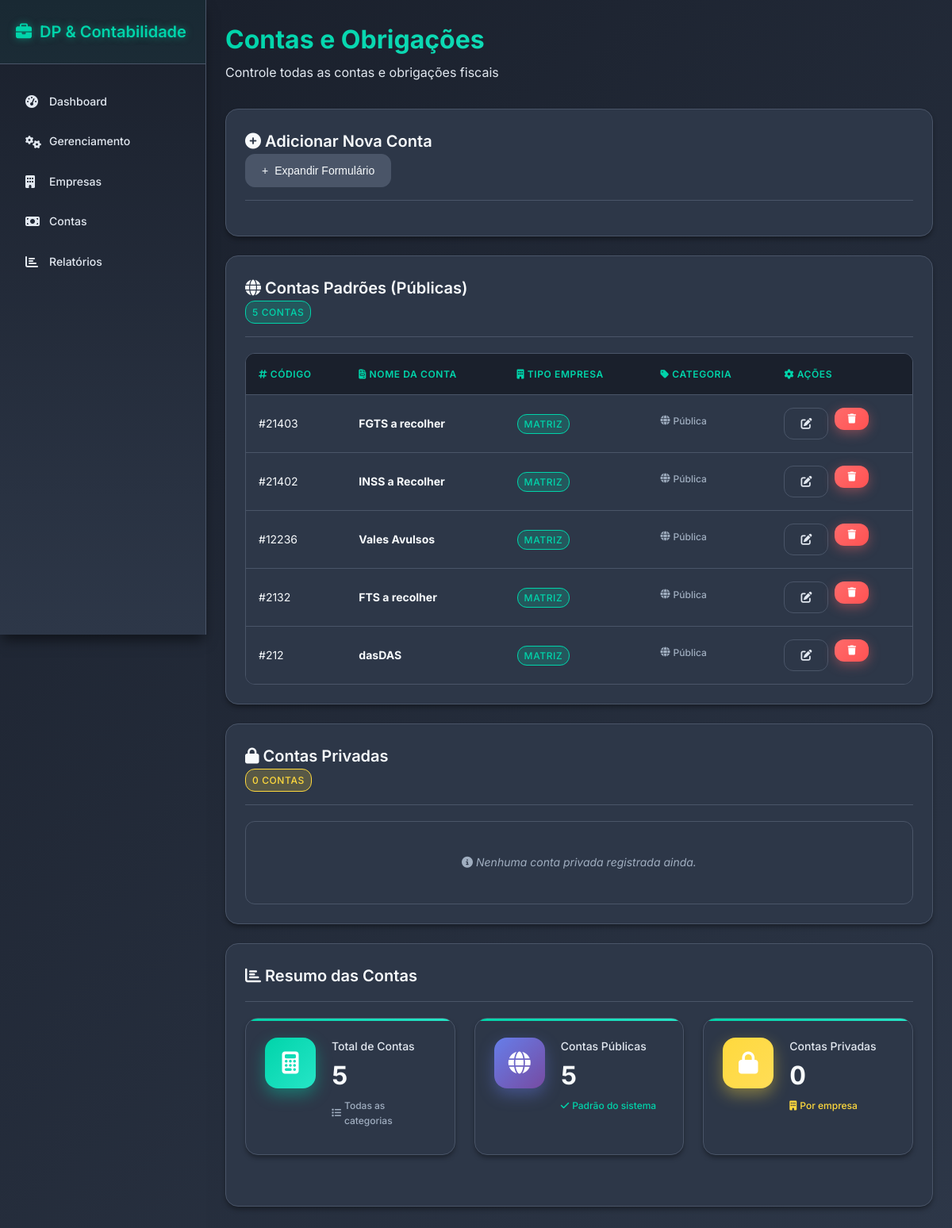
The page /contas on the database as committed earlier.
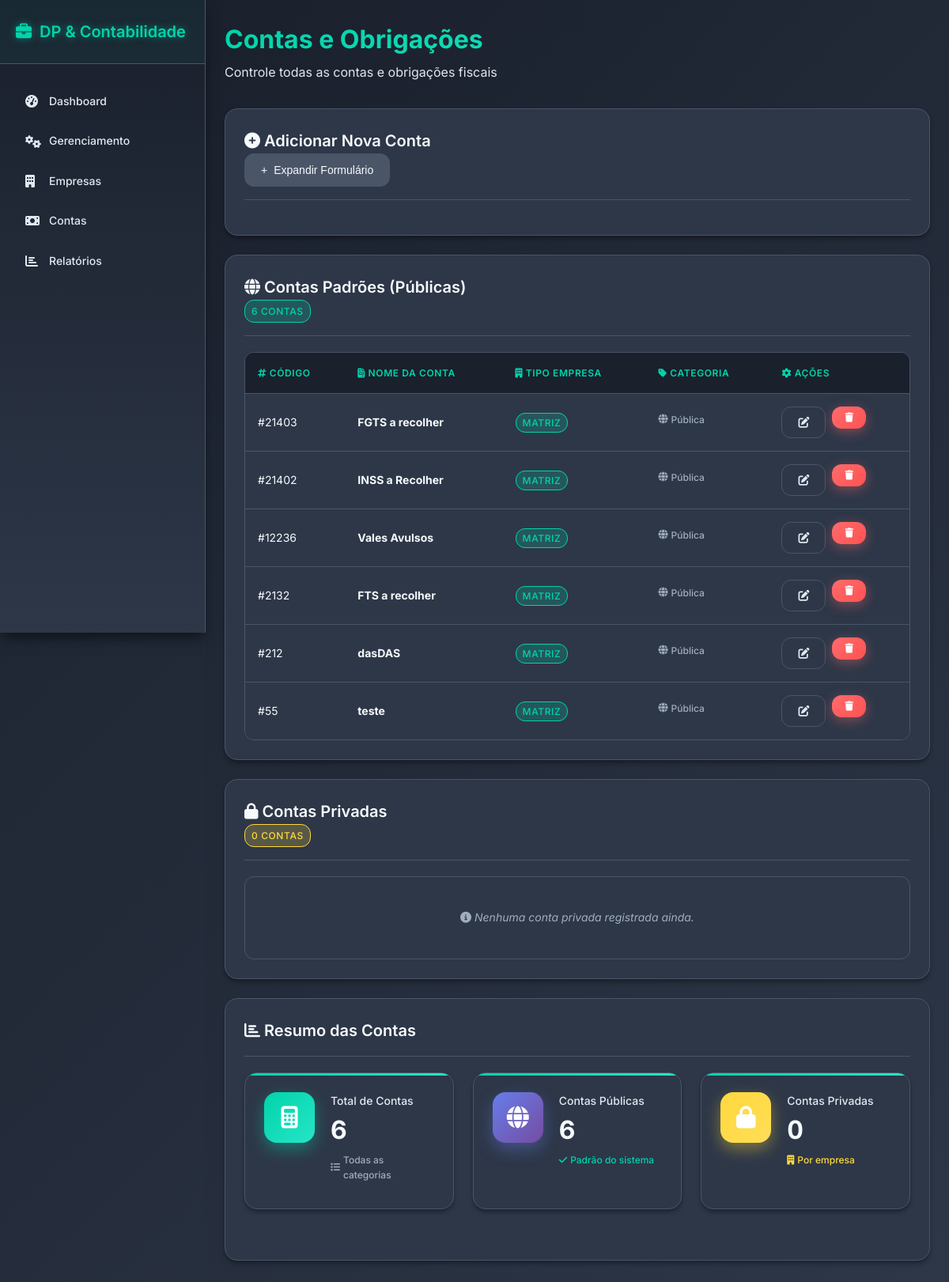
The same page on the database as committed later.
### tables this page shows
CREATE TABLE contas_modelos (
    id INTEGER PRIMARY KEY AUTOINCREMENT ,
    conta_nome VARCHAR(60) DEFAULT "RANDOM" UNIQUE,
    conta_codigo VARCHAR(10) NOT NULL UNIQUE,
    conta_tipo VARCHAR(15) DEFAULT "MATRIZ"
    );

### routes/contas.py (the view)
@contas_bp.route("/contas", methods=["GET"])
def return_page():
    contas, contas_privadas = Contas.retornar_contas()
    return render_template("contas.html", contas=contas, contas_privadas=contas_privadas)

### utils/db_comands.py (called while the page is built)
def execute_command(command, value=None):
    conn = sqlite3.connect(CAMINHO_DB)
    conn.row_factory = sqlite3.Row
    cursor = conn.cursor()
    if value is None:
        cursor.execute(command)
    else:
        cursor.execute(command, value)
    conn.commit()
    if command.strip().upper().startswith("SELECT"):
        rows = cursor.fetchall()
        return [dict(row) for row in rows]
    else:
        return cursor.lastrowid

### utils/func_contas.py (called while the page is built)
    @staticmethod
    def retornar_contas():
        contas = execute_command("SELECT * FROM contas_modelos")
        contas_privadas = execute_command("SELECT * FROM contas_privadas")
        return contas, contas_privadas

### templates/contas.html (shortened to what this page needs)
{% extends "base.html" %}
{% block content %}
<section id="contas" class="tab-content active">
  <div class="page-header">
    <h1>Contas e Obrigações</h1>
    <p>Controle todas as contas e obrigações fiscais</p>
  </div>
  <div class="content-card">
    <div class="card-header">
      <h3><i class="fas fa-plus-circle"></i> Adicionar Nova Conta</h3>
      <div class="card-actions">
        <button type="button" class="btn btn-secondary" onclick="toggleForm('contaFormContainer')">
          <span id="toggle-icon-contaFormContainer">+</span> Expandir Formulário
        </button>
      </div>
    </div>
  </div>
  <div class="content-card">
    <div class="card-header">
      <h3><i class="fas fa-globe"></i> Contas Padrões (Públicas)</h3>
      <div class="card-actions">
        <span class="status-badge status-active">{{ contas|length if contas else 0 }} contas</span>
      </div>
    </div>
    <div class="table-container">
      {% if contas %}
      <table class="data-table">
        <thead>
          <tr>
            <th><i class="fas fa-hashtag"></i> Código</th>
            <th><i class="fas fa-file-invoice"></i> Nome da Conta</th>
            <th><i class="fas fa-building"></i> Tipo Empresa</th>
            <th><i class="fas fa-tag"></i> Categoria</th>
            <th><i class="fas fa-cog"></i> Ações</th>
          </tr>
        </thead>
        <tbody>
          {% for conta in contas %}
          <tr>
            <td>#{{ conta.conta_codigo }}</td>
            <td><strong>{{ conta.conta_nome }}</strong></td>
            <td>
              <span class="status-badge {% if conta.conta_tipo == 'Matriz' %}status-active{% else %}status-pending{% endif %}">
                {{ conta.conta_tipo }}
              </span>
            </td>
            <td><span class="metric-change neutral"><i class="fas fa-globe"></i> Pública</span></td>
            <td>
              <div class="card-actions">
                <form action="{{ url_for('contas.criar_conta') }}" method="post" style="display:inline;">
                  <button type="submit" class="btn btn-outline"><i class="fas fa-edit"></i></button>
                </form>
                <form action="{{ url_for('contas.criar_conta') }}" method="post" style="display:inline;" onsubmit="return confirm('Tem certeza que deseja excluir esta conta?');">
                  <button type="submit" class="btn btn-danger"><i class="fas fa-trash"></i></button>
                </form>
              </div>
            </td>
          </tr>
          {% endfor %}
        </tbody>
      </table>
      {% else %}
      <p class="info-text"><i class="fas fa-info-circle"></i> Nenhuma conta pública registrada ainda.</p>
      {% endif %}
    </div>
  </div>
  <div class="content-card">
    <div class="card-header">
      <h3><i class="fas fa-lock"></i> Contas Privadas</h3>
      <div class="card-actions">
        <span class="status-badge status-pending">{{ contas_privadas|length if contas_privadas else 0 }} contas</span>
      </div>
    </div>
    <div class="table-container">
      {% if contas_privadas %}
      <table class="data-table">
        <thead>
          <tr>
            <th><i class="fas fa-building"></i> ID Empresa</th>
            <th><i class="fas fa-hashtag"></i> Código</th>
            <th><i class="fas fa-file-invoice"></i> Nome da Conta</th>
            <th><i class="fas fa-building"></i> Tipo Empresa</th>
            <th><i class="fas fa-tag"></i> Categoria</th>
            <th><i class="fas fa-cog"></i> Ações</th>
          </tr>
        </thead>
        <tbody>
          {% for conta in contas_privadas %}
          <tr>
            <td>{{ conta.empresa_id }}</td>
            <td>#{{ conta.conta_codigo }}</td>
            <td><strong>{{ conta.conta_nome }}</strong></td>
            <td>
              <span class="status-badge {% if conta.conta_tipo == 'Matriz' %}status-active{% else %}status-pending{% endif %}">
                {{ conta.conta_tipo }}
              </span>
            </td>
            <td><span class="metric-change warning"><i class="fas fa-lock"></i> Privada</span></td>
            <td>
              <div class="card-actions">
                <form action="{{ url_for('contas.edit_conta_privada') }}" method="post" style="display:inline;">
                  <input type="hidden" name="empresa_id" value="{{ conta.empresa_id }}">
                  <input type="hidden" name="id" value="{{ conta.conta_codigo }}">
                  <button type="submit" class="btn btn-outline"><i class="fas fa-edit"></i></button>
                </form>
                <form action="{{ url_for('contas.delete_conta_privada') }}" method="post" style="display:inline;" onsubmit="return confirm('Tem certeza que deseja excluir esta conta privada?');">
                  <input type="hidden" name="empresa_id" value="{{ conta.empresa_id }}">
                  <input type="hidden" name="id" value="{{ conta.conta_codigo }}">
                  <button type="submit" class="btn btn-danger"><i class="fas fa-trash"></i></button>
                </form>
              </div>
            </td>
          </tr>
          {% endfor %}
        </tbody>
      </table>
      {% else %}
      <p class="info-text"><i class="fas fa-info-circle"></i> Nenhuma conta privada registrada ainda.</p>
      {% endif %}
    </div>
  </div>
  <div class="content-card">
    <div class="card-header"><h3><i class="fas fa-chart-bar"></i> Resumo das Contas</h3></div>
    <div class="dashboard-grid" style="grid-template-columns: repeat(auto-fit, minmax(250px, 1fr));">
      <div class="metric-card">
        <div class="metric-icon contas"><i class="fas fa-calculator"></i></div>
        <div class="metric-content">
          <h3>Total de Contas</h3>
          <div class="metric-value">{{ (contas|length if contas else 0) + (contas_privadas|length if contas_privadas else 0) }}</div>
          <div class="metric-change neutral"><i class="fas fa-list"></i> Todas as categorias</div>
        </div>
      </div>
      <div class="metric-card">
        <div class="metric-icon empresas"><i class="fas fa-globe"></i></div>
        <div class="metric-content">
          <h3>Contas Públicas</h3>
          <div class="metric-value">{{ contas|length if contas else 0 }}</div>
          <div class="metric-change positive"><i class="fas fa-check"></i> Padrão do sistema</div>
        </div>
      </div>
      <div class="metric-card">
        <div class="metric-icon pendentes"><i class="fas fa-lock"></i></div>
        <div class="metric-content">
          <h3>Contas Privadas</h3>
          <div class="metric-value">{{ contas_privadas|length if contas_privadas else 0 }}</div>
          <div class="metric-change warning"><i class="fas fa-building"></i> Por empresa</div>
        </div>
      </div>
    </div>
  </div>
</section>
{% endblock %}

### templates/base.html (shortened to what this page needs)
<!DOCTYPE html>
<html lang="pt-BR">
<head>
  <link rel="stylesheet" href="{{ url_for('static', filename='style.css') }}">
  <link rel="stylesheet" href="https://cdnjs.cloudflare.com/ajax/libs/font-awesome/6.4.2/css/all.min.css">
</head>
<body>
  <div class="app-container">
    <nav class="sidebar">
      <div class="sidebar-header">
        <h2><i class="fas fa-briefcase"></i> DP & Contabilidade</h2>
      </div>
      <ul class="nav-menu">
        <li class="nav-item {% if aba == 'dashboard' %}active{% endif %}">
          <a href="{{ url_for('dashboard.return_dashboard') }}"><i class="fas fa-tachometer-alt"></i> Dashboard</a>
        </li>
        <li class="nav-item {% if aba == 'gerenciamento' %}active{% endif %}">
          <a href="{{ url_for('gerenciamento.return_page') }}"><i class="fas fa-cogs"></i> Gerenciamento</a>
        </li>
        <li class="nav-item {% if aba == 'empresas' %}active{% endif %}">
          <a href="{{ url_for('empresas.return_page') }}"><i class="fas fa-building"></i> Empresas</a>
        </li>
        <li class="nav-item {% if aba == 'contas' %}active{% endif %}">
          <a href="{{ url_for('contas.return_page') }}"><i class="fas fa-money-bill"></i> Contas</a>
        </li>
        <li class="nav-item {% if aba == 'relatorios' %}active{% endif %}">
          <a href="{{ url_for('relatorios.return_page') }}"><i class="fas fa-chart-bar"></i> Relatórios</a>
        </li>
      </ul>
    </nav>
    <main class="main-content">
      {% block content %}{% endblock %}
    </main>
  </div>
</body>
</html>

Rows that differ between the two databases and show on the page:
added contas_modelos: conta_codigo "55", conta_nome "teste", conta_tipo "MATRIZ"
Other text that changed with them:
{{ contas|length if contas else 0 }}: "5" → "6"
text no longer shown: "5"
text now shown: "6"
